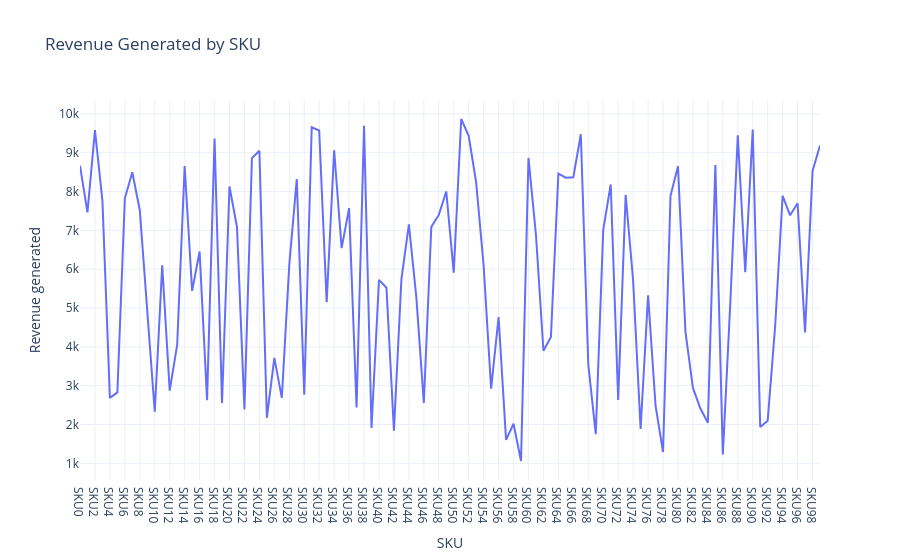

Write notebook code for a chart like this one.
### Markdown cell above
### Revenue Generated by SKU

### Code cell
revenue_chart = px.line(df,x='SKU',
                        y='Revenue generated',
                        title='Revenue Generated by SKU')
revenue_chart.show()

### Figure 1 — Plotly figure (JSON) as saved in the notebook; plotly's stock layout.template omitted (floating-point values rounded to 4 significant figures)
{"data": [{"hovertemplate": "SKU=%{x}<br>Revenue generated=%{y}<extra></extra>", "legendgroup": "", "line": {"color": "#636efa", "dash": "solid"}, "marker": {"symbol": "circle"}, "mode": "lines", "name": "", "orientation": "v", "showlegend": false, "type": "scatter", "x": ["SKU0", "SKU1", "SKU2", "SKU3", "SKU4", "SKU5", "SKU6", "SKU7", "SKU8", "SKU9", "SKU10", "SKU11", "SKU12", "SKU13", "SKU14", "SKU15", "SKU16", "SKU17", "SKU18", "SKU19", "SKU20", "SKU21", "SKU22", "SKU23", "SKU24", "SKU25", "SKU26", "SKU27", "SKU28", "SKU29", "SKU30", "SKU31", "SKU32", "SKU33", "SKU34", "SKU35", "SKU36", "SKU37", "SKU38", "SKU39", "SKU40", "SKU41", "SKU42", "SKU43", "SKU44", "SKU45", "SKU46", "SKU47", "SKU48", "SKU49", "SKU50", "SKU51", "SKU52", "SKU53", "SKU54", "SKU55", "SKU56", "SKU57", "SKU58", "SKU59", "SKU60", "SKU61", "SKU62", "SKU63", "SKU64", "SKU65", "SKU66", "SKU67", "SKU68", "SKU69", "SKU70", "SKU71", "SKU72", "SKU73", "SKU74", "SKU75", "SKU76", "SKU77", "SKU78", "SKU79", "SKU80", "SKU81", "SKU82", "SKU83", "SKU84", "SKU85", "SKU86", "SKU87", "SKU88", "SKU89", "SKU90", "SKU91", "SKU92", "SKU93", "SKU94", "SKU95", "SKU96", "SKU97", "SKU98", "SKU99"], "xaxis": "x", "y": [8662.0, 7461.0, 9578.0, 7767.0, 2687.0, 2828.0, 7823.0, 8496.0, 7517.0, 4971.0, 2331.0, 6100.0, 2874.0, 4053.0, 8654.0, 5442.0, 6454.0, 2629.0, 9365.0, 2553.0, 8128.0, 7087.0, 2391.0, 8858.0, 9049.0, 2175.0, 3716.0, 2686.0, 6117.0, 8319.0, 2766.0, 9655.0, 9572.0, 5150.0, 9062.0, 6541.0, 7573.0, 2438.0, 9692.0, 1912.0, 5725.0, 5521.0, 1840.0, 5737.0, 7152.0, 5268.0, 2557.0, 7089.0, 7397.0, 8002.0, 5911.0, 9866.0, 9436.0, 8232.0, 6088.0, 2926.0, 4767.0, 1606.0, 2021.0, 1062.0, 8864.0, 6886.0, 3900.0, 4257.0, 8459.0, 8355.0, 8368.0, 9474.0, 3550.0, 1752.0, 7015.0, 8180.0, 2633.0, 7911.0, 5710.0, 1889.0, 5328.0, 2484.0, 1292.0, 7889.0, 8652.0, 4384.0, 2943.0, 2412.0, 2048.0, 8685.0, 1230.0, 5134.0, 9445.0, 5925.0, 9593.0, 1935.0, 2100.0, 4531.0, 7888.0, 7386.0, 7698.0, 4371.0, 8526.0, 9185.0], "yaxis": "y"}], "layout": {"legend": {"tracegroupgap": 0}, "title": {"text": "Revenue Generated by SKU"}, "xaxis": {"anchor": "y", "domain": [0, 1], "title": {"text": "SKU"}}, "yaxis": {"anchor": "x", "domain": [0, 1], "title": {"text": "Revenue generated"}}}}
